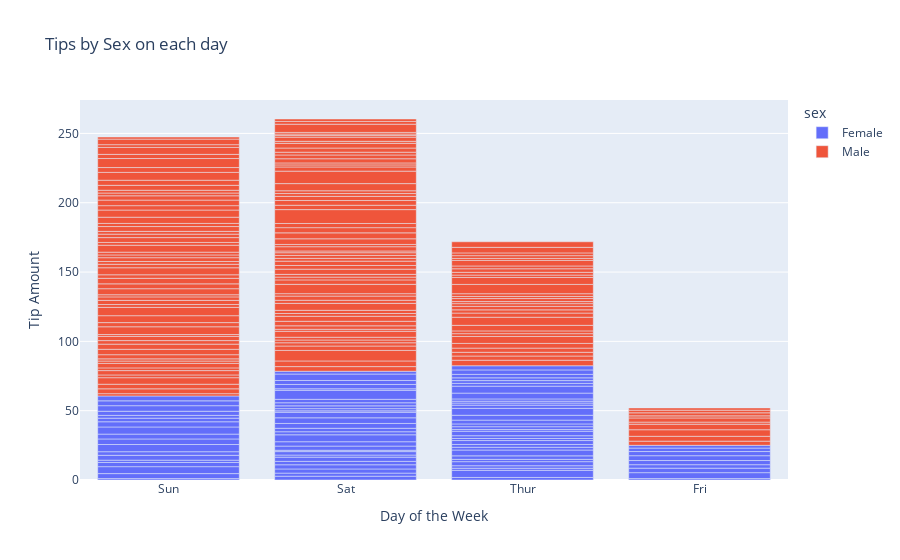

The cell this chart's notebook holds for it:
### Code cell
px.bar(df_tips, x='day', y='tip', color='sex', title='Tips by Sex on each day', 
       labels={'tip': 'Tip Amount', 'day': 'Day of the Week'})

### Figure 1 — Plotly figure (JSON) as saved in the notebook; plotly's stock layout.template omitted (floating-point values rounded to 4 significant figures; data arrays with more than 128 entries replaced by an {"elided": "..."} marker saying what was removed)
{"data": [{"alignmentgroup": "True", "hovertemplate": "sex=Female<br>Day of the Week=%{x}<br>Tip Amount=%{y}<extra></extra>", "legendgroup": "Female", "marker": {"color": "#636efa", "pattern": {"shape": ""}}, "name": "Female", "offsetgroup": "Female", "orientation": "v", "showlegend": true, "textposition": "auto", "type": "bar", "x": ["Sun", "Sun", "Sun", "Sun", "Sun", "Sun", "Sat", "Sat", "Sat", "Sat", "Sat", "Sat", "Sun", "Sun", "Sat", "Sat", "Sat", "Sat", "Sat", "Sat", "Sat", "Thur", "Thur", "Fri", "Fri", "Fri", "Fri", "Fri", "Sat", "Sat", "Sat", "Sat", "Sat", "Sun", "Sun", "Thur", "Thur", "Thur", "Thur", "Thur", "Thur", "Thur", "Thur", "Thur", "Thur", "Thur", "Thur", "Thur", "Thur", "Thur", "Thur", "Thur", "Thur", "Thur", "Thur", "Thur", "Thur", "Sun", "Sun", "Sun", "Sun", "Sun", "Sat", "Sat", "Sun", "Sun", "Sun", "Thur", "Thur", "Thur", "Thur", "Thur", "Thur", "Thur", "Sat", "Sat", "Sat", "Sat", "Sat", "Fri", "Fri", "Fri", "Fri", "Sat", "Sat", "Sat", "Thur"], "xaxis": "x", "y": [1.01, 3.61, 5, 3.02, 1.67, 3.5, 2.75, 2.23, 3, 3, 2.45, 3.07, 2.6, 5.2, 1.5, 2.47, 1, 3, 3.14, 5, 2.2, 1.83, 5.17, 1, 4.3, 3.25, 2.5, 3, 2.5, 3.48, 4.08, 4, 1, 4, 3.5, 1.5, 1.8, 2.92, 1.68, 2.52, 4.2, 2, 2, 2.83, 1.5, 2, 3.25, 1.25, 2, 2, 2.75, 3.5, 5, 2.3, 1.5, 1.36, 1.63, 5.14, 3.75, 2.61, 2, 3, 1.61, 2, 4, 3.5, 3.5, 4.19, 5, 2, 2.01, 2, 2.5, 3.23, 2.23, 2.5, 6.5, 1.1, 3.09, 3.48, 3, 2.5, 2, 2.88, 4.67, 2, 3], "yaxis": "y"}, {"alignmentgroup": "True", "hovertemplate": "sex=Male<br>Day of the Week=%{x}<br>Tip Amount=%{y}<extra></extra>", "legendgroup": "Male", "marker": {"color": "#EF553B", "pattern": {"shape": ""}}, "name": "Male", "offsetgroup": "Male", "orientation": "v", "showlegend": true, "textposition": "auto", "type": "bar", "x": {"elided": "157 str values"}, "xaxis": "x", "y": {"elided": "157 float values"}, "yaxis": "y"}], "layout": {"barmode": "relative", "legend": {"title": {"text": "sex"}, "tracegroupgap": 0}, "title": {"text": "Tips by Sex on each day"}, "xaxis": {"anchor": "y", "domain": [0, 1], "title": {"text": "Day of the Week"}}, "yaxis": {"anchor": "x", "domain": [0, 1], "title": {"text": "Tip Amount"}}}}
